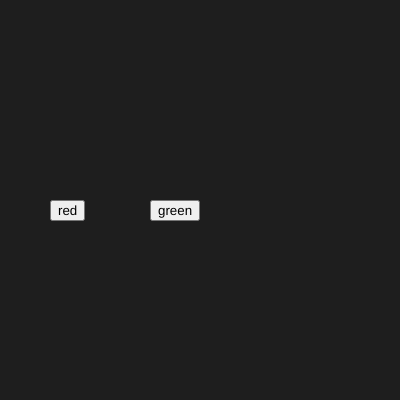
Frame 1 (no input)
Frame 60 (no input): identical to frame 1, image omitted
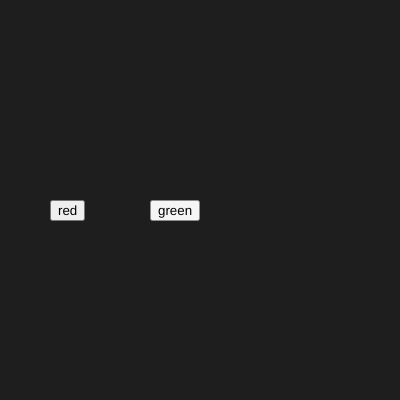
Frame 120 (the mouse pressed at the canvas centre since frame 60)

The p5.js sketch that drew these frames (run headless with seeded random() and noise() and a simulated clock; from frame 60 on, the mouse is pressed at the canvas centre):

// p5.js sketch
// ── sketch.js

function setup() {
  createCanvas(400,400);
 b1=createButton ("red")
 b1.position(50,200)
 b1.mousePressed(redc)
 b2=createButton ("green")
 b2.position(150,200)
 b2.mousePressed(greenc)

 
}

function draw() 
{
  background(30);

}

function redc(){
background(255,0,0)
}
function greenc(){
  background(0,255,0)
  }
